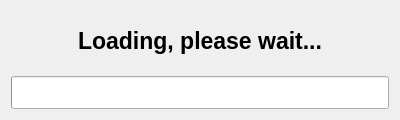
<?xml version="1.0" encoding="UTF-8"?>
<ui version="4.0">
 <class>Dialog_Loading</class>
 <widget class="QDialog" name="Dialog_Loading">
  <property name="geometry">
   <rect>
    <x>0</x>
    <y>0</y>
    <width>400</width>
    <height>120</height>
   </rect>
  </property>
  <property name="minimumSize">
   <size>
    <width>400</width>
    <height>120</height>
   </size>
  </property>
  <property name="maximumSize">
   <size>
    <width>400</width>
    <height>120</height>
   </size>
  </property>
  <property name="font">
   <font>
    <pointsize>16</pointsize>
    <weight>75</weight>
    <bold>true</bold>
   </font>
  </property>
  <property name="windowTitle">
   <string>LaTeX Office Viewer</string>
  </property>
  <layout class="QGridLayout" name="gridLayout">
   <item row="0" column="0">
    <widget class="QLabel" name="labelLoading">
     <property name="font">
      <font>
       <pointsize>17</pointsize>
      </font>
     </property>
     <property name="text">
      <string>Loading, please wait...</string>
     </property>
     <property name="alignment">
      <set>Qt::AlignCenter</set>
     </property>
    </widget>
   </item>
   <item row="1" column="0">
    <widget class="QProgressBar" name="progressBar">
     <property name="value">
      <number>0</number>
     </property>
     <property name="textVisible">
      <bool>false</bool>
     </property>
    </widget>
   </item>
  </layout>
 </widget>
 <resources/>
 <connections/>
</ui>
